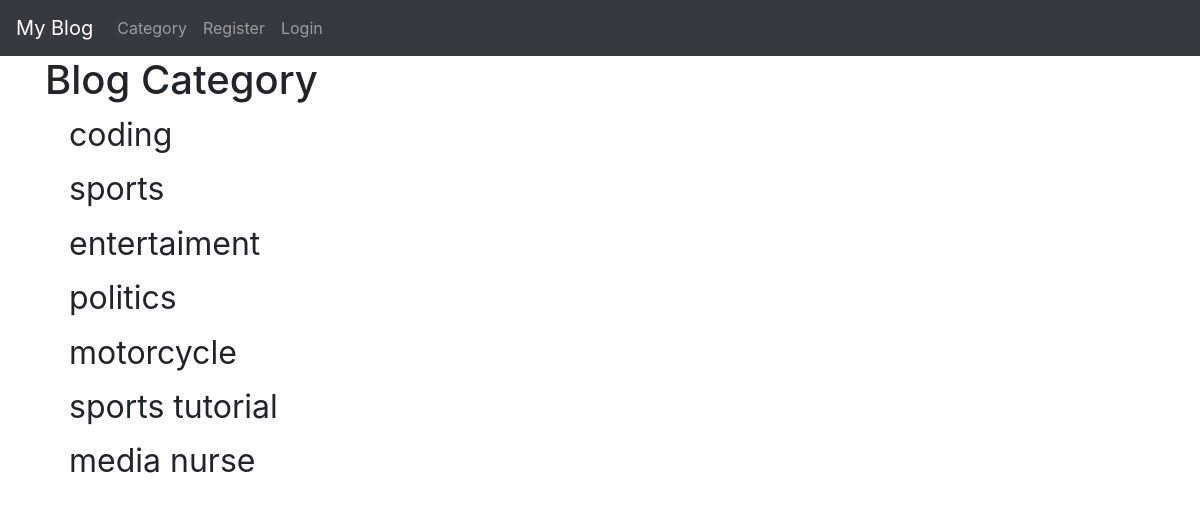
/theblog/category-list/, run on the app's committed database.
### theblog/models.py (models this page shows, shortened)
class category(models.Model):
    name=models.CharField(max_length=255,null=True,blank=True)

### theblog/views.py (the view)
# urls.py: path('category-list/', CategoryListView, name="category_list"),
def CategoryListView(request):
    cart_menu_list = category.objects.all()
    return render(request,"categories_list.html",{'cart_menu_list':cart_menu_list})

### theblog/templates/categories_list.html (shortened to what this page needs)
{% extends 'base.html' %}
          {% block content %}
          <h1>Blog Category</h1>
            {% for i in cart_menu_list %}
                <h2><a class="dropdown-item" href="{% url 'category' cats=i.name|slugify  %}">{{i.name}}</a></h2>
            {% endfor %}
          {% endblock %}

### data on the page
category: name "coding"
category: name "sports"
category: name "entertaiment"
category: name "politics"
category: name "motorcycle"
category: name "sports tutorial"
category: name "media nurse"
